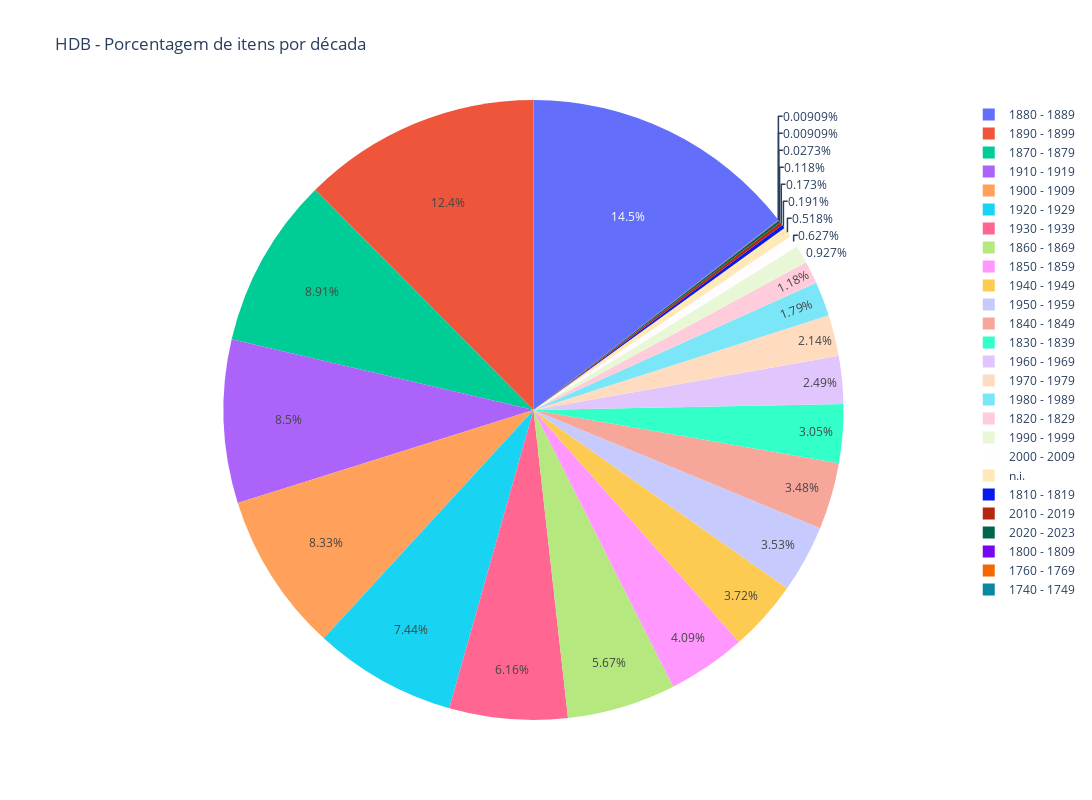

Write notebook code for a chart like this one.
### Code cell
# criar gráfico de pizza com a porcentagem de itens por década
fig_pizza = px.pie(df, values='porcentagem', names='período', title='HDB - Porcentagem de itens por década')
# definir o tamanho da figura
fig_pizza.update_layout(height=800, width=1200)
# exibir o gráfico
fig_pizza.show()

### Figure 1 — Plotly figure (JSON) as saved in the notebook; plotly's stock layout.template omitted (floating-point values rounded to 4 significant figures)
{"data": [{"domain": {"x": [0, 1], "y": [0, 1]}, "hovertemplate": "período=%{label}<br>porcentagem=%{value}<extra></extra>", "labels": ["1880 - 1889", "1890 - 1899", "1870 - 1879", "1910 - 1919", "1900 - 1909", "1920 - 1929", "1930 - 1939", "1860 - 1869", "1850 - 1859", "1940 - 1949", "1950 - 1959", "1840 - 1849", "1830 - 1839", "1960 - 1969", "1970 - 1979", "1980 - 1989", "1820 - 1829", "1990 - 1999", "2000 - 2009", "n.i.", "1810 - 1819", "2010 - 2019", "2020 - 2023", "1800 - 1809", "1760 - 1769", "1740 - 1749"], "legendgroup": "", "name": "", "showlegend": true, "type": "pie", "values": [14.49, 12.43, 8.913, 8.504, 8.331, 7.441, 6.16, 5.669, 4.088, 3.716, 3.525, 3.48, 3.053, 2.489, 2.144, 1.79, 1.181, 0.9267, 0.6269, 0.5179, 0.1908, 0.1726, 0.1181, 0.02726, 0.009085, 0.009085]}], "layout": {"height": 800, "legend": {"tracegroupgap": 0}, "title": {"text": "HDB - Porcentagem de itens por década"}, "width": 1200}}
